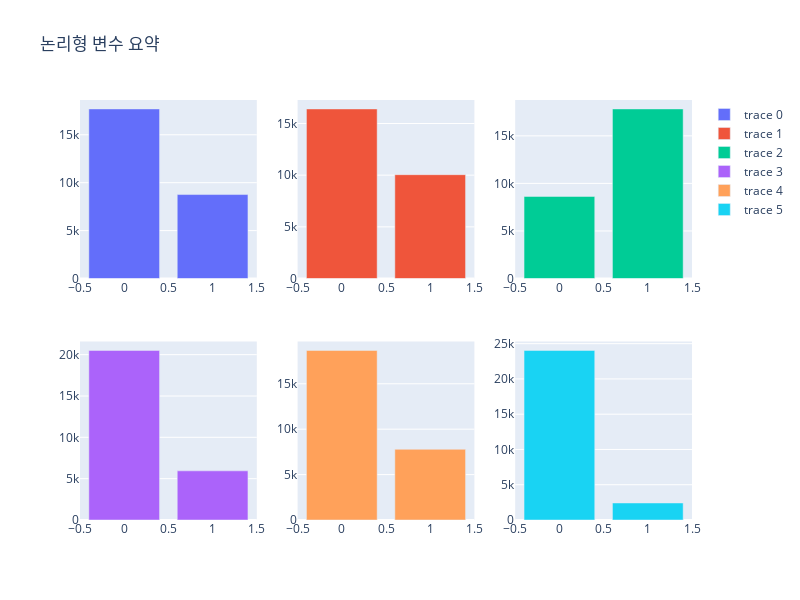

The code cell stored with this chart in its notebook:
### Markdown cell above
#### 컬럼별 변수형 분류(총 18개)
* 논리형(6개) :  gender, car, reality, work_phone, phone, email
* 범주형(5개) : income_type, edu_type, family_type, house_type, occyp_type
* 정수형(6개) : child_num, days_birth, days_employed, family_size, begin_month, credit(Y)
* 숫자형(1개) : income_total

### Code cell
import plotly.express as px
from plotly.subplots import make_subplots
import plotly.graph_objects as go

gender_cnt = credit_card_overdue_processed.groupby('gender').size().reset_index(name='count')
car_cnt = credit_card_overdue_processed.groupby('car').size().reset_index(name='count')
reality_cnt = credit_card_overdue_processed.groupby('reality').size().reset_index(name='count')
work_phone_cnt = credit_card_overdue_processed.groupby('work_phone').size().reset_index(name='count')
phone_cnt = credit_card_overdue_processed.groupby('phone').size().reset_index(name='count')
email_cnt = credit_card_overdue_processed.groupby('email').size().reset_index(name='count')

fig = make_subplots(rows=2, cols=3)

fig.add_trace(
    go.Bar(x=gender_cnt['gender'], y=gender_cnt['count']),
    row=1, col=1
)
fig.add_trace(
    go.Bar(x=car_cnt['car'], y=car_cnt['count']),
    row=1, col=2
)
fig.add_trace(
    go.Bar(x=reality_cnt['reality'], y=reality_cnt['count']),
    row=1, col=3
)
fig.add_trace(
    go.Bar(x=work_phone_cnt['work_phone'], y=work_phone_cnt['count']),
    row=2, col=1
)
fig.add_trace(
    go.Bar(x=phone_cnt['phone'], y=phone_cnt['count']),
    row=2, col=2
)
fig.add_trace(
    go.Bar(x=email_cnt['email'], y=email_cnt['count']),
    row=2, col=3
)

fig.update_layout(height=600, width=800, title_text='논리형 변수 요약')
fig.show()

### Figure 1 — Plotly figure (JSON) as saved in the notebook; plotly's stock layout.template omitted (floating-point values rounded to 4 significant figures)
{"data": [{"type": "bar", "x": [0, 1], "xaxis": "x", "y": [17697, 8760], "yaxis": "y"}, {"type": "bar", "x": [0, 1], "xaxis": "x2", "y": [16410, 10047], "yaxis": "y2"}, {"type": "bar", "x": [0, 1], "xaxis": "x3", "y": [8627, 17830], "yaxis": "y3"}, {"type": "bar", "x": [0, 1], "xaxis": "x4", "y": [20511, 5946], "yaxis": "y4"}, {"type": "bar", "x": [0, 1], "xaxis": "x5", "y": [18672, 7785], "yaxis": "y5"}, {"type": "bar", "x": [0, 1], "xaxis": "x6", "y": [24042, 2415], "yaxis": "y6"}], "layout": {"height": 600, "title": {"text": "논리형 변수 요약"}, "width": 800, "xaxis": {"anchor": "y", "domain": [0, 0.2889]}, "xaxis2": {"anchor": "y2", "domain": [0.3556, 0.6444]}, "xaxis3": {"anchor": "y3", "domain": [0.7111, 1]}, "xaxis4": {"anchor": "y4", "domain": [0, 0.2889]}, "xaxis5": {"anchor": "y5", "domain": [0.3556, 0.6444]}, "xaxis6": {"anchor": "y6", "domain": [0.7111, 1]}, "yaxis": {"anchor": "x", "domain": [0.575, 1]}, "yaxis2": {"anchor": "x2", "domain": [0.575, 1]}, "yaxis3": {"anchor": "x3", "domain": [0.575, 1]}, "yaxis4": {"anchor": "x4", "domain": [0, 0.425]}, "yaxis5": {"anchor": "x5", "domain": [0, 0.425]}, "yaxis6": {"anchor": "x6", "domain": [0, 0.425]}}}
